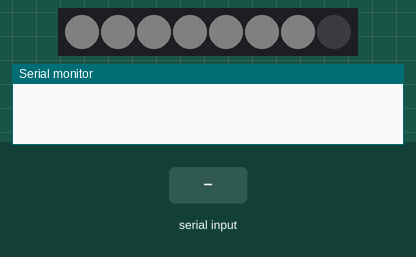
Bench run of a sketch on a simulated Arduino Uno, built with avr-gcc and run on an emulated ATmega328P. Shown: 8 RGB LEDs in strip order, left to right, the last lines printed to the serial monitor. The inputs (shaded band) are chosen by the test bench. Dim RGB values are drawn brighter than linear.

Above: at 1.2 s.
1.3 s: "1" received over Serial
At 1.38 s:
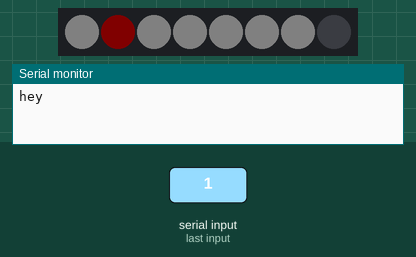
2.9 s: "2" received over Serial
At 2.98 s:
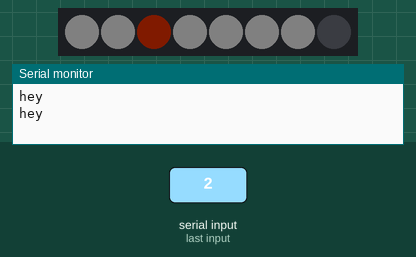
4.5 s: "1" received over Serial
At 4.58 s:
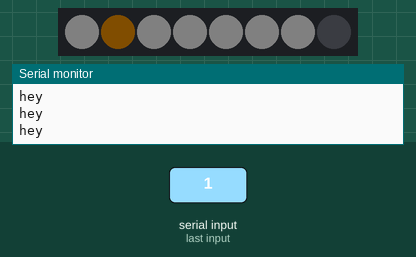
6.1 s: "2" received over Serial
At 6.18 s:
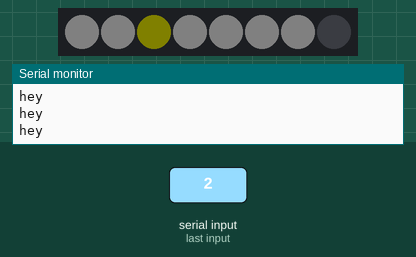
7.7 s: "1" received over Serial
At 7.78 s:
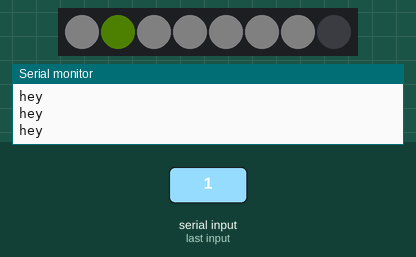
9.3 s: "2" received over Serial
At 9.38 s:
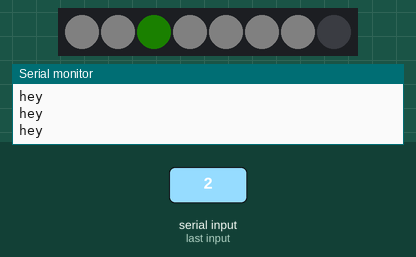
Timing chart, 0 to 11.9 s (numbered marks = the images above; inputs shaded):
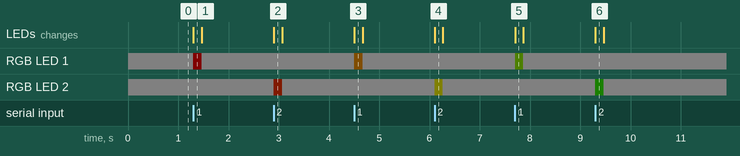

Measured:
- after the input at 1.3 s, RGB LED 1: RGB(5, 5, 5) → RGB(5, 0, 0) at once, → RGB(5, 5, 5) 0.17 s later; the LEDs: change at once (image 1)
- after the input at 2.9 s, RGB LED 2: RGB(5, 5, 5) → RGB(5, 1, 0) at once, → RGB(5, 5, 5) 0.17 s later; the LEDs: change at once (image 2)
- after the input at 4.5 s, RGB LED 1: RGB(5, 5, 5) → RGB(5, 3, 0) at once, → RGB(5, 5, 5) 0.17 s later; the LEDs: change at once (image 3)
- after the input at 6.1 s, RGB LED 2: RGB(5, 5, 5) → RGB(5, 5, 0) at once, → RGB(5, 5, 5) 0.17 s later; the LEDs: change at once (image 4)
- after the input at 7.7 s, RGB LED 1: RGB(5, 5, 5) → RGB(3, 5, 0) at once, → RGB(5, 5, 5) 0.17 s later; the LEDs: change at once (image 5)
- after the input at 9.3 s, RGB LED 2: RGB(5, 5, 5) → RGB(1, 5, 0) at once, → RGB(5, 5, 5) 0.17 s later; the LEDs: change at once (image 6)

The sketch:

expLEDStrip.ino
```cpp
#include <Adafruit_NeoPixel.h>
#ifdef __AVR__
 #include <avr/power.h> // Required for 16 MHz Adafruit Trinket
#endif

#define LED_PIN 6
#define LED_COUNT 8
#define BRIGHTNESS 5

Adafruit_NeoPixel strip(LED_COUNT, LED_PIN, NEO_GRBW + NEO_KHZ800);

uint32_t colors[13] = {0xff0000, 0xff4000, 0xff9900, 0xffd500, 0x99ff00, 0x3cff00, 0x00ffd5, 0x0084ff, 0x2600ff, 0x8000ff, 0xff00ee, 0xff007b, 0xff003c};

uint32_t ledIndexColors[8] = {0xffffff,0xffffff,0xffffff,0xffffff,0xffffff,0xffffff,0xffffff,0xffffff};
int state;

int counter = 0;

void bop(int ind, uint32_t c){
  ledIndexColors[ind] = c;

}

void updateLEDs(){
  for(int i = 0; i < 7; i++){

    //define R from hex to RGB as variable
    byte r = ledIndexColors[i] >> 16;

    //define G from hex to RGB as variable
    byte g = (ledIndexColors[i] & 0x00ff00) >> 8;
    //define B from hex to RGB as variable
    byte b = (ledIndexColors[i] & 0x0000ff);

    if(r < 255){
      ledIndexColors[i] += 0x010000;
    }

    if(g < 255){
      ledIndexColors[i] += 0x000100;
    }

    if(b < 255){
      ledIndexColors[i] += 0x000001;
    }
    strip.setPixelColor(i, ledIndexColors[i]);
  }

  strip.show();

}

void commandAndFunction(int lis, int whea){
  if(state == lis){
    Serial.println("hey");
    bop(whea, colors[counter]);
    if(counter > 12){
      counter = 0;
    } else{
      counter++;
    }
    state = 9;

  }
}

void setup() {
  Serial.begin(9600);

      #if defined(__AVR_ATtiny85__) && (F_CPU == 16000000)
  clock_prescale_set(clock_div_1);
#endif
  strip.begin();           // INITIALIZE NeoPixel strip object (REQUIRED)
  strip.show();            // Turn OFF all pixels ASAP
  strip.setBrightness(BRIGHTNESS);

}

void loop() {

  if (Serial.available() > 0) {
    state = Serial.read();
  }

  updateLEDs();

  commandAndFunction('1',1);
  commandAndFunction('2',2);
  commandAndFunction('3',3);
  commandAndFunction('4',4);
  commandAndFunction('5',5);
  commandAndFunction('6',6);
  commandAndFunction('7',7);
  commandAndFunction('8',8);

}
```
